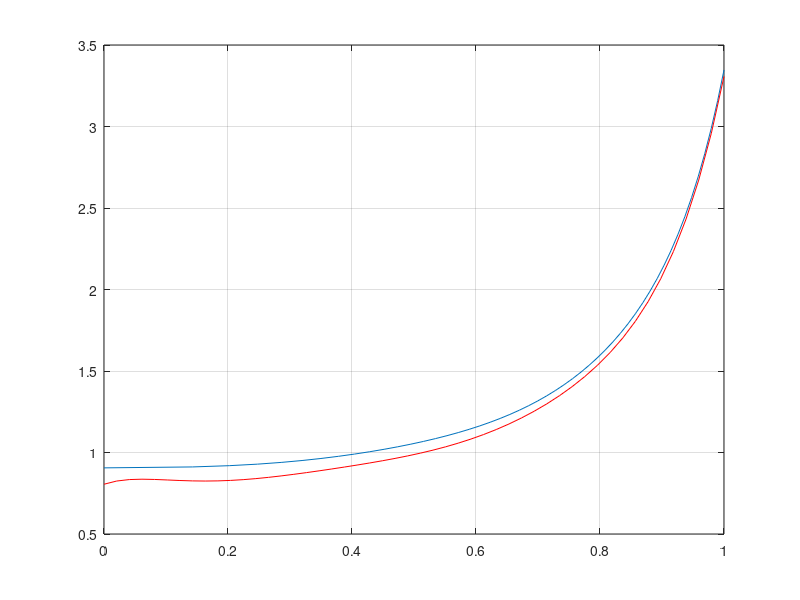

Source code (MATLAB):
clear;
clf;

n=50;

psi=linspace(0,1,n);

ac=[0.905753017013633, 0.223336609969303,2.983896706575029,-10.371299037980963, 22.771789907875711,-22.537492570337179 ,9.371000135373542];
q=ac(1) +ac(2)*psi +ac(3) *psi.^2 +ac(4) *psi.^3 +ac(5) *psi.^4  +ac(6)*psi.^5 +ac(7)*psi.^6;


plot(psi,q,'k--');

r=psi.^0.5;
plot(r,q);

rc=[0.009053654243265   0.012296316022935  -0.185406103486829   1.085989546198082  -3.061547275476543   4.601983792960791  -3.526051652813747   1.097082614662107]*100;
rc=[0.008053654243265   0.01296316022935  -0.185406103486829   1.085989546198082  -3.061547275476543   4.601983792960791  -3.526051652813747   1.097082614662107]*100;


r=linspace(0,1,n);
qr=rc(1) + rc(2) *r +rc(3) *r.^2 +rc(4) *r.^3 +rc(5) *r.^4 +rc( 6)*r.^5 +rc(7) *r.^6 +rc(8)*r.^7;

hold on;

plot(r,qr,'r-');
grid on;